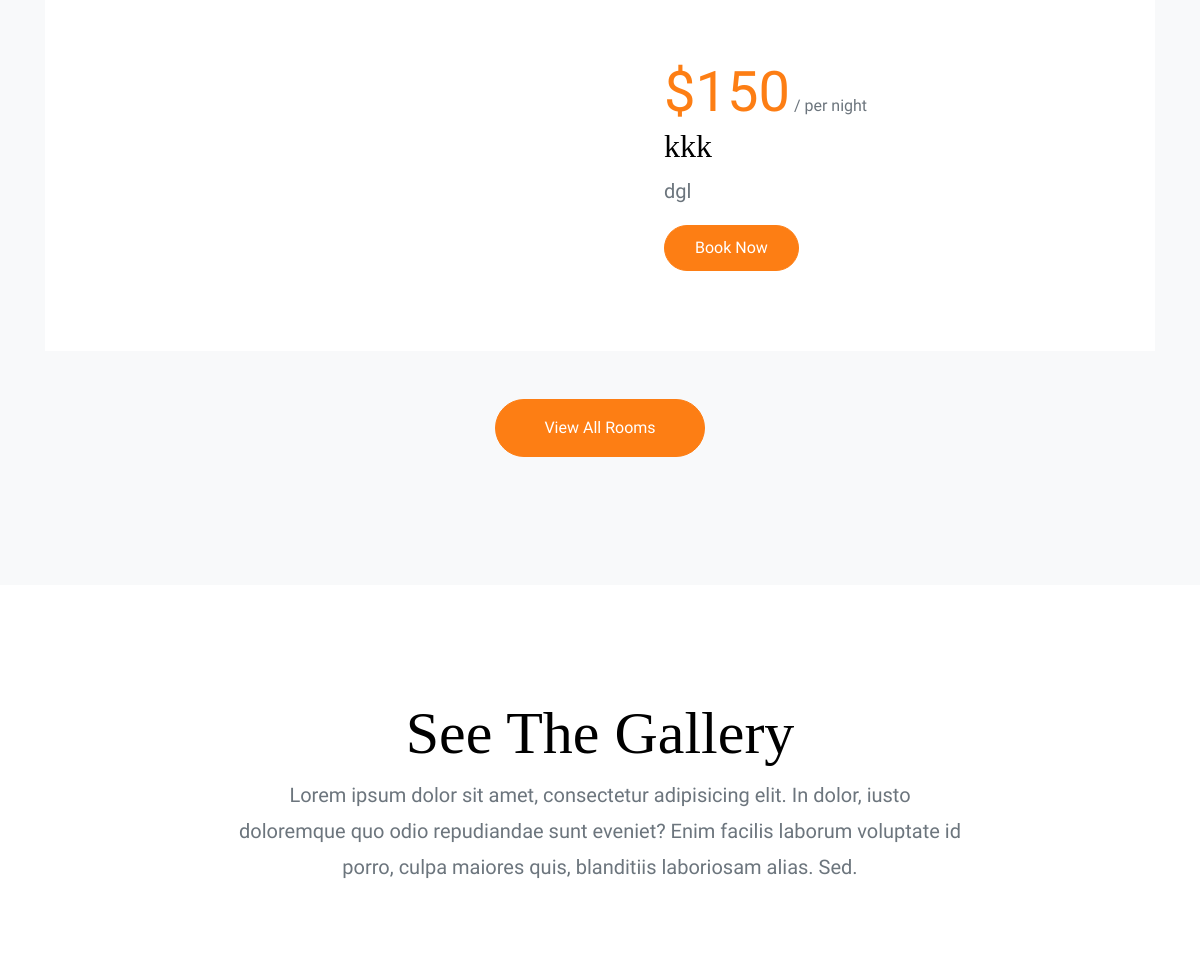
/ (middle part), run on an earlier commit of the app's database.
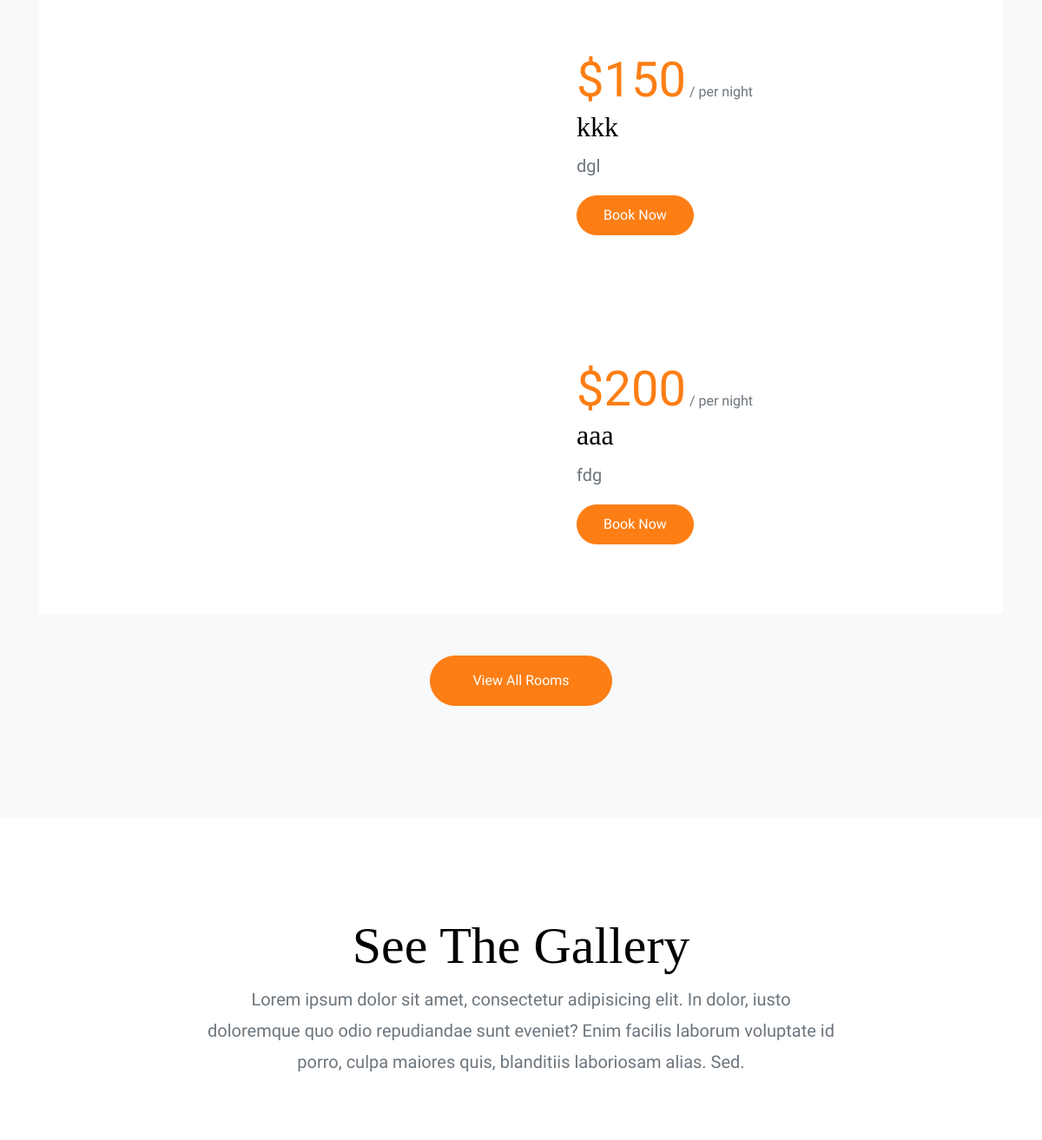
And on a later commit of the database.
### home/models.py (models this page shows, shortened)
class Chambre(models.Model):
    nom = models.CharField(max_length=20)
    prix = models.IntegerField(default=0)
    description = models.TextField()
    image = models.ImageField(upload_to='media/pics')
    disponibilité = models.BooleanField(default=True)

### home/views.py (the view)
# urls.py: path('',index, name= 'index'),
def index (request):
    chambres= Chambre.objects.all()
    catalogues= Catalogue.objects.all()
    testimonials = Testimonial.objects.all()
    render(request,'index.html',{'testimonial': testimonials})
    render (request,'index.html',{'catalogues': catalogues})
    return render(request,"index.html",{'chambres': chambres})

### templates/index.html (shortened to what this page needs)
{% load static %}
<!doctype html>
<html lang="en">
  <head>
    <link rel="stylesheet" href="{% static 'css/bootstrap.css' %}">
    <link rel="stylesheet" href="{% static 'css/animate.css' %}">
    <link rel="stylesheet" href="{% static 'css/owl.carousel.min.css' %}">
    <link rel="stylesheet" href="{% static 'css/aos.css' %}">
    <link rel="stylesheet" href="{% static 'css/bootstrap-datepicker.css' %}">
    <link rel="stylesheet" href="{% static 'css/jquery.timepicker.css' %}">
    <link rel="stylesheet" href="{% static 'css/magnific-popup.css' %}">
    <link rel="stylesheet" href="{% static 'fonts/ionicons/css/ionicons.min.css' %}">
    <link rel="stylesheet" href="{% static 'fonts/fontawesome/css/font-awesome.min.css' %}">
    <link rel="stylesheet" href="{% static 'css/style.css' %}">
  </head>
  <body>
    <section class="section bg-light">
      <div class="container">
         {% for chambre in chambres %}
             {% if chambre.disponibilité %}
        <div class="site-block-half d-flex bg-white" data-aos="fade-up" data-aos-delay="100">
          <a href="#" class="image d-block bg-image" style="background-image: src='{{chambre.image.url}}';"></a>
          <div class="text">
            <span class="d-block"><span class="display-4 text-primary">${{chambre.prix}}</span> / per night </span>
            <h2>{{ chambre.nom }}</h2>
            <p class="lead">{{ chambre.description }}</p>
            <p><a href="/Reservation" class="btn btn-primary text-white">Book Now</a></p>
          </div>
        </div>
             {% endif %}
        {% endfor %}
        <div class="row justify-content-center text-center mt-5" data-aos="fade-up" data-aos-delay="300">
          <div class="col-md-4"><p><a href="rooms/allRooms" class="btn btn-primary text-white py-3 px-5">View All Rooms</a></p></div>
        </div>
      </div>
    </section>
    <section class="section slider-section">
      <div class="container">
        <div class="row justify-content-center text-center mb-5">
          <div class="col-md-8">
            <h2 class="heading" data-aos="fade-up">See The Gallery</h2>
            <p class="lead" data-aos="fade-up" data-aos-delay="100">Lorem ipsum dolor sit amet, consectetur adipisicing elit. In dolor, iusto doloremque quo odio repudiandae sunt eveniet? Enim facilis laborum voluptate id porro, culpa maiores quis, blanditiis laboriosam alias. Sed.</p>
          </div>
        </div>
        <div class="row">
          <div class="col-md-12">
          </div>
        </div>
      </div>
    </section>
  </body>
</html>

What changed in the data, as far as the page shows it:
added Chambre: prix "200", nom "aaa", description "fdg"
